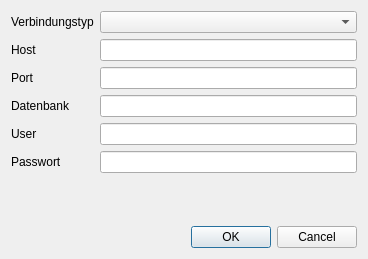
<?xml version="1.0" encoding="UTF-8"?>
<ui version="4.0">
 <class>Verbindung</class>
 <widget class="QDialog" name="Verbindung">
  <property name="geometry">
   <rect>
    <x>0</x>
    <y>0</y>
    <width>368</width>
    <height>259</height>
   </rect>
  </property>
  <property name="windowTitle">
   <string>Verbindungseinstellungen</string>
  </property>
  <layout class="QVBoxLayout" name="verticalLayout">
   <item>
    <layout class="QFormLayout" name="formLayout">
     <item row="0" column="0">
      <widget class="QLabel" name="label">
       <property name="text">
        <string>Verbindungstyp</string>
       </property>
      </widget>
     </item>
     <item row="0" column="1">
      <widget class="QComboBox" name="cbxType"/>
     </item>
     <item row="1" column="0">
      <widget class="QLabel" name="label_2">
       <property name="text">
        <string>Host</string>
       </property>
      </widget>
     </item>
     <item row="1" column="1">
      <widget class="QLineEdit" name="host"/>
     </item>
     <item row="2" column="0">
      <widget class="QLabel" name="label_3">
       <property name="text">
        <string>Port</string>
       </property>
      </widget>
     </item>
     <item row="2" column="1">
      <widget class="QLineEdit" name="port"/>
     </item>
     <item row="3" column="0">
      <widget class="QLabel" name="label_4">
       <property name="text">
        <string>Datenbank</string>
       </property>
      </widget>
     </item>
     <item row="3" column="1">
      <widget class="QLineEdit" name="database"/>
     </item>
     <item row="4" column="0">
      <widget class="QLabel" name="label_5">
       <property name="text">
        <string>User</string>
       </property>
      </widget>
     </item>
     <item row="4" column="1">
      <widget class="QLineEdit" name="user"/>
     </item>
     <item row="5" column="0">
      <widget class="QLabel" name="label_6">
       <property name="text">
        <string>Passwort</string>
       </property>
      </widget>
     </item>
     <item row="5" column="1">
      <widget class="QLineEdit" name="password">
       <property name="echoMode">
        <enum>QLineEdit::Password</enum>
       </property>
      </widget>
     </item>
    </layout>
   </item>
   <item>
    <widget class="QDialogButtonBox" name="buttonBox">
     <property name="orientation">
      <enum>Qt::Horizontal</enum>
     </property>
     <property name="standardButtons">
      <set>QDialogButtonBox::Cancel|QDialogButtonBox::Ok</set>
     </property>
    </widget>
   </item>
  </layout>
 </widget>
 <resources/>
 <connections>
  <connection>
   <sender>buttonBox</sender>
   <signal>accepted()</signal>
   <receiver>Verbindung</receiver>
   <slot>accept()</slot>
   <hints>
    <hint type="sourcelabel">
     <x>248</x>
     <y>254</y>
    </hint>
    <hint type="destinationlabel">
     <x>157</x>
     <y>274</y>
    </hint>
   </hints>
  </connection>
  <connection>
   <sender>buttonBox</sender>
   <signal>rejected()</signal>
   <receiver>Verbindung</receiver>
   <slot>reject()</slot>
   <hints>
    <hint type="sourcelabel">
     <x>316</x>
     <y>260</y>
    </hint>
    <hint type="destinationlabel">
     <x>286</x>
     <y>274</y>
    </hint>
   </hints>
  </connection>
 </connections>
</ui>
